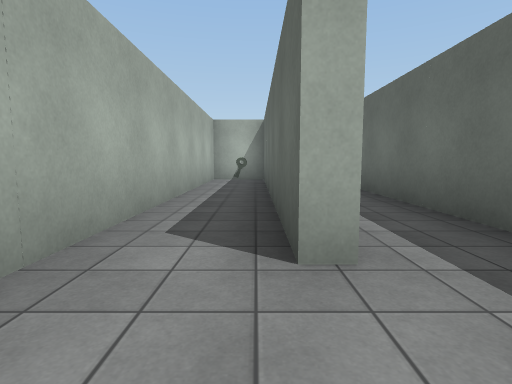
[1] (above)

16 first-person views from a walk through a Unity game level. The camera is 1.3 m above the floor, tilts 6° down and sees 80° across. The floor is counted in squares, 2 m on a side. Each view is taken from the middle of a square. On the plan, view 1 faces up. The plan holds only what a view shows up to about 10 squares ahead; the rest is blank. The place goes on beyond the plan. The player character is not drawn. Surface patterns are stand-ins for the level's own textures.

[2]
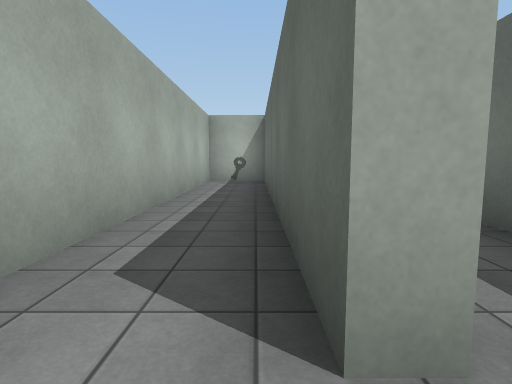

[3]
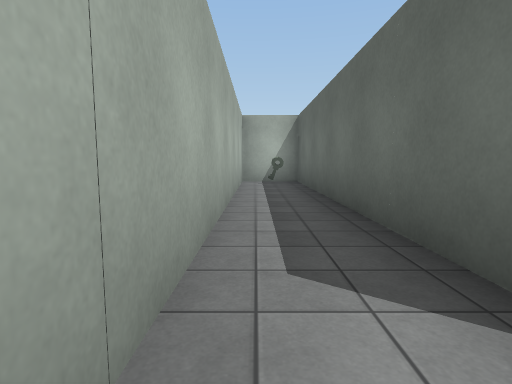

[4]
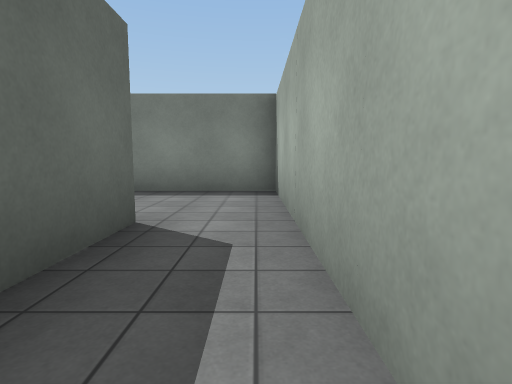

[5]
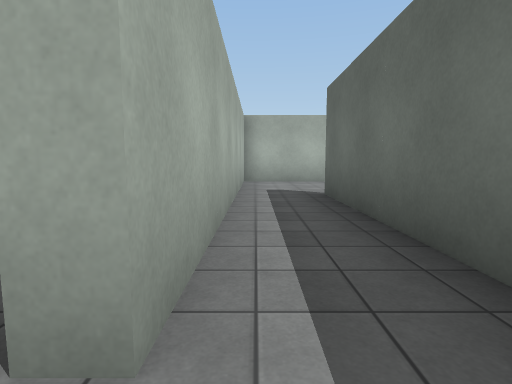

[6]
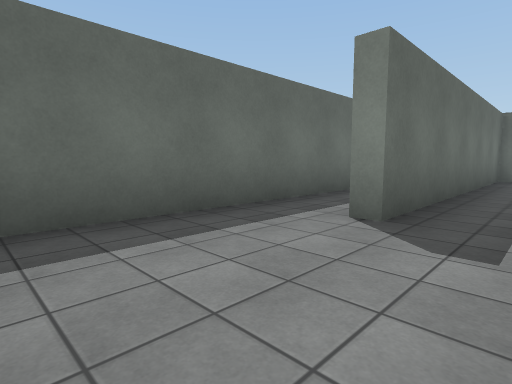

[7]
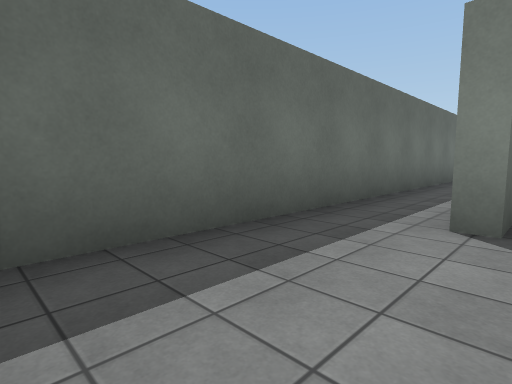

[8]
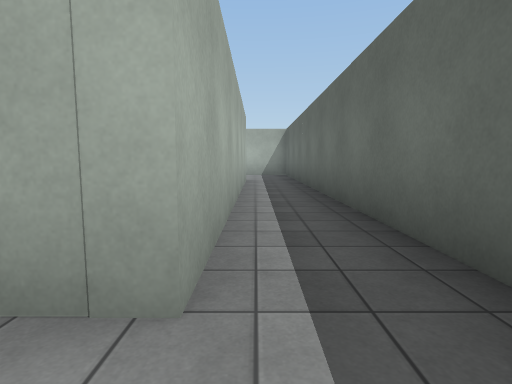

[9]
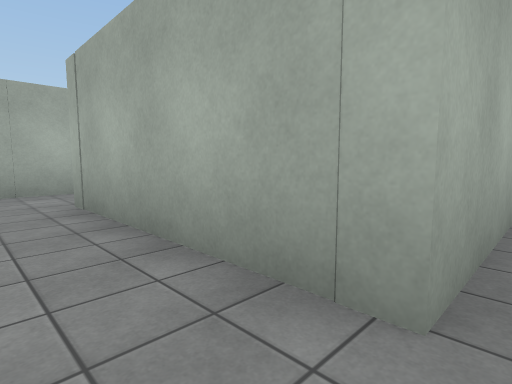

[10]
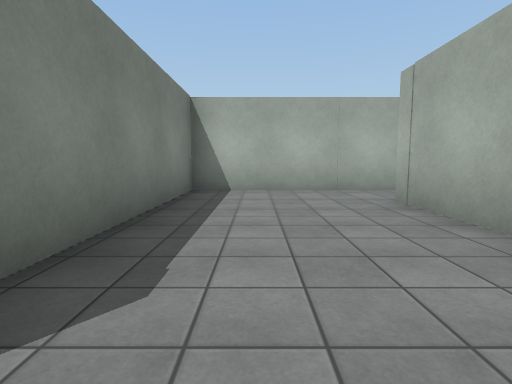

[11]
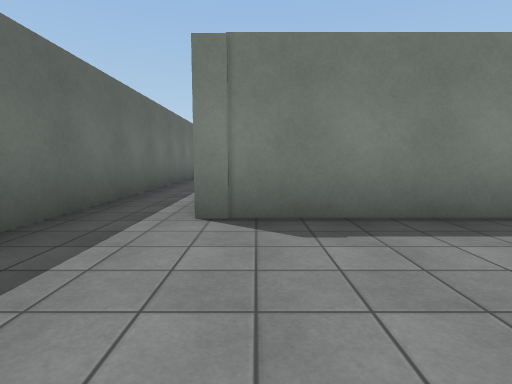

[12]
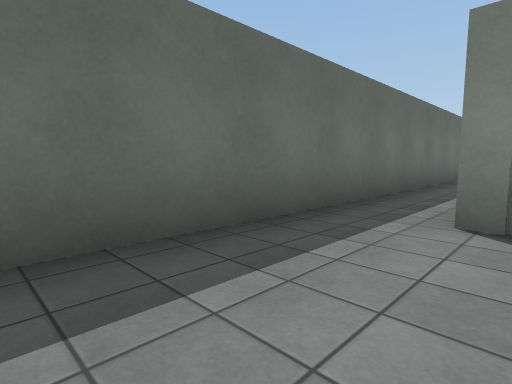

[13]
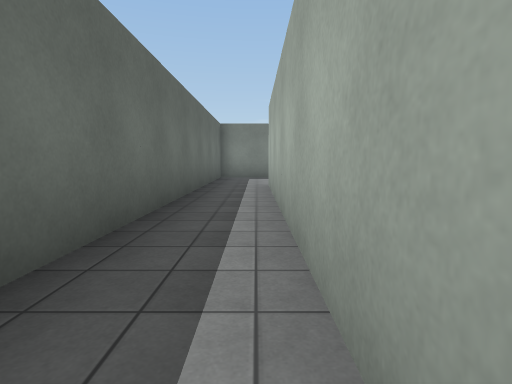

[14]
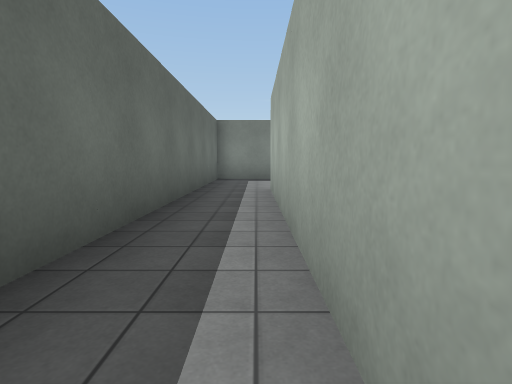

[15]
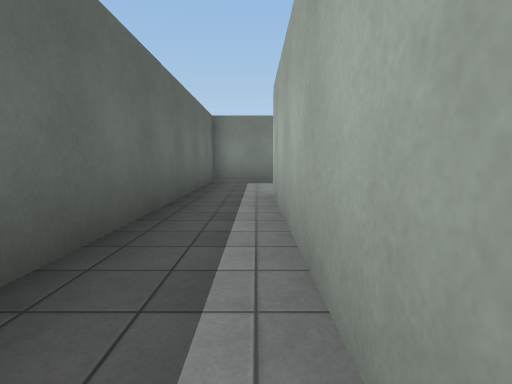

[16]
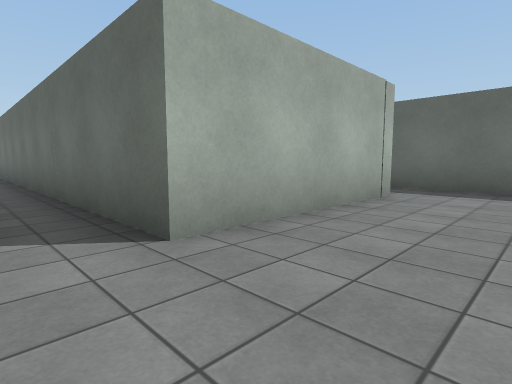

### Floor plan
Ten units are one square. View 1 is at (0, 0); x grows to the right and y downward. Boxes are objects, and circles mark ways between rooms. Rooms are numbered by the first view taken in them; rooms with no view inside come last. Other rooms are left out.
<svg viewBox="-41 -108 89 251">
<path fill="none" stroke="#000" d="M6 -18 3 -18 3 -103 -14 -103 -14 14 6 14M31 -103 6 -103M6 -98 6 -18M43 15 43 -99M6 14 23 14 23 -68 27 -68 27 18M27 62 27 138M27 18 -18 18M-36 9 -36 54 28 54M43 134 43 15"/>
<circle cx="0" cy="-5" r="3" fill="#2a7"/>
<circle cx="30" cy="10" r="3" fill="#2a7"/>
<text x="-10" y="-40">1</text>
<text x="30" y="-50">2</text>
<text x="10" y="40">3</text>
</svg>
Room 1 opens to room 2. Room 2 opens to room 3.

Where each view was taken, in squares from view 1:
view 1: 0 up, 0 right, facing up
view 2: 1 up, 0 right, facing up
view 3: 1 up, 1 left, facing up
view 4: 5 up, 1 left, facing down
view 5: 1 up, 1 right, facing up
view 6: 10 up, 1 right, facing down-right
view 7: 10 up, 2 right, facing down-right
view 8: 3 down, 3 right, facing up
view 9: 3 down, 3 right, facing up-left
view 10: 4 down, 3 right, facing left
view 11: 2 down, 2 right, facing down
view 12: 2 down, 2 right, facing down-right
view 13: 6 down, 3 right, facing down
view 14: 7 down, 3 right, facing down
view 15: 8 down, 3 right, facing down
view 16: 4 down, 3 left, facing up-right
